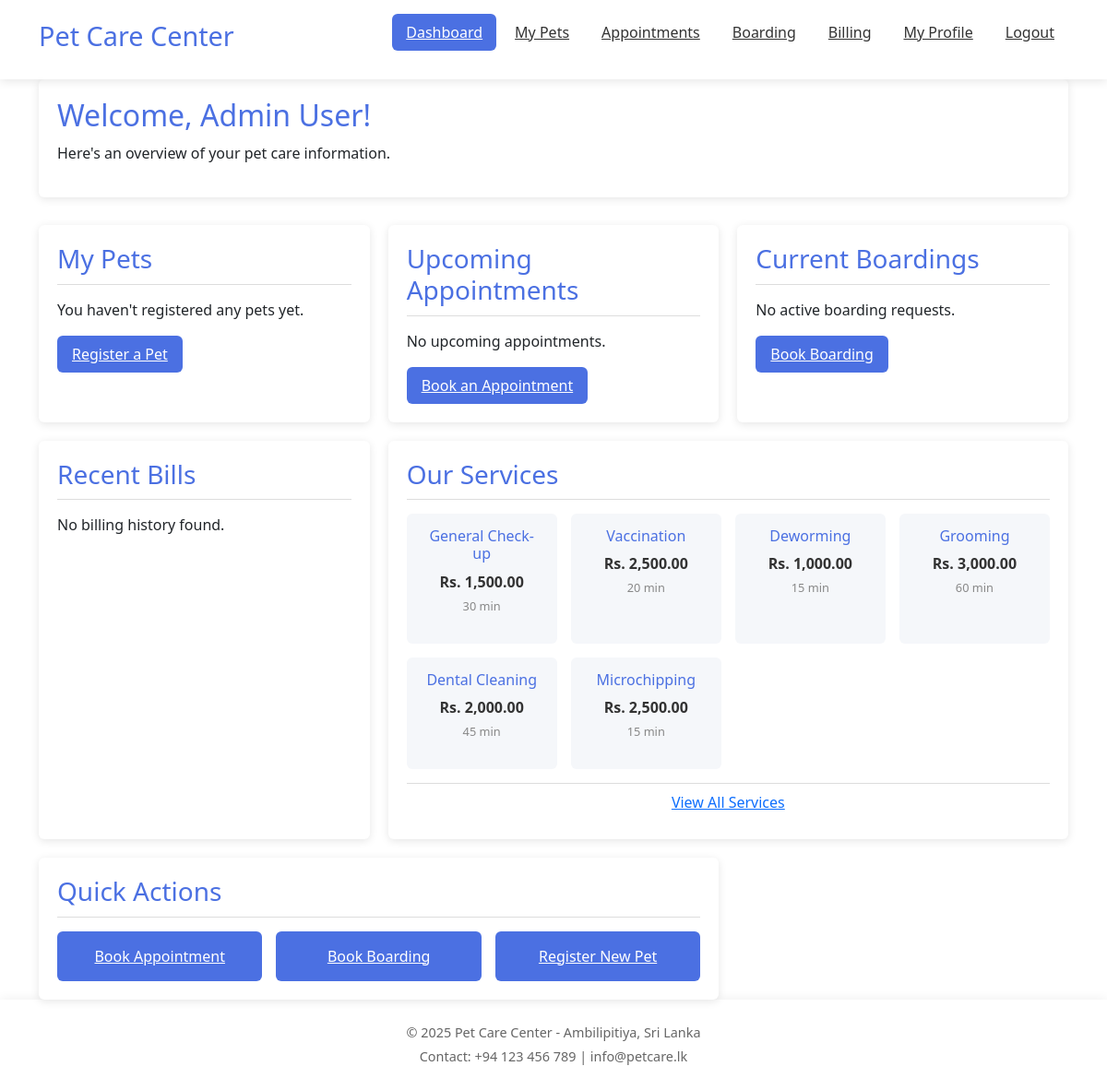
/index.php (signed in), run on the app's committed database.
### tables this page shows
CREATE TABLE users (
    user_id INT AUTO_INCREMENT PRIMARY KEY,
    username VARCHAR(50) NOT NULL UNIQUE,
    password VARCHAR(255) NOT NULL,
    email VARCHAR(100) NOT NULL UNIQUE,
    full_name VARCHAR(100) NOT NULL,
    phone VARCHAR(15),
    address TEXT,
    role ENUM('admin','customer') NOT NULL DEFAULT 'customer',
    created_at TIMESTAMP DEFAULT CURRENT_TIMESTAMP,
    updated_at TIMESTAMP DEFAULT CURRENT_TIMESTAMP ON UPDATE CURRENT_TIMESTAMP
);

CREATE TABLE services (
    service_id INT AUTO_INCREMENT PRIMARY KEY,
    service_name VARCHAR(100) NOT NULL,
    description TEXT,
    price DECIMAL(10,2) NOT NULL,
    duration INT,   
    status ENUM('active', 'inactive') DEFAULT 'active'
);

### index.php (the view, shortened to what this page needs)
<?php
require_once 'includes/db_connect.php';
$user_id = $_SESSION['user_id'];
$stmt = $conn->prepare("SELECT * FROM users WHERE user_id = ?");
$stmt->bind_param("i", $user_id);
$stmt->execute();
$user_result = $stmt->get_result();
$user = $user_result->fetch_assoc();
$pets = [];
$stmt = $conn->prepare("SELECT * FROM services WHERE status = 'active'");
$stmt->execute();
$services_result = $stmt->get_result();
$services = [];
while ($service = $services_result->fetch_assoc()) {
    $services[] = $service;
}
?>
<!DOCTYPE html>
<html lang="en">
<head>
    <link rel="stylesheet" href="css/styles.css">
    <link href="https://cdn.jsdelivr.net/npm/bootstrap@5.3.5/dist/css/bootstrap.min.css" rel="stylesheet">
</head>
<body>
    <header>
        <div class="container">
            <h1>Pet Care Center</h1>
            <nav>
                <ul>
                    <li><a href="index.php" class="active">Dashboard</a></li>
                    <li><a href="pets.php">My Pets</a></li>
                    <li><a href="appointments.php">Appointments</a></li>
                    <li><a href="boarding.php">Boarding</a></li>
                    <li><a href="bills.php">Billing</a></li>
                    <li><a href="profile.php">My Profile</a></li>
                    <li><a href="auth/logout.php">Logout</a></li>
                </ul>
            </nav>
        </div>
    </header>
    <main class="container">
        <section class="welcome-section">
            <h2>Welcome, <?php echo htmlspecialchars($user['full_name']); ?>!</h2>
            <p>Here's an overview of your pet care information.</p>
        </section>
        <div class="dashboard-grid">
            <section class="dashboard-card">
                <h3>My Pets</h3>
                <?php if(count($pets) > 0): ?>
                    <ul class="dashboard-list">
                        <?php foreach($pets as $pet): ?>
                            <li>
                                <strong><?php echo htmlspecialchars($pet['name']); ?></strong> -
                                <?php echo htmlspecialchars($pet['species_name']); ?>
                                (<?php echo htmlspecialchars($pet['breed_name'] ?? 'Unknown Breed'); ?>)
                            </li>
                        <?php endforeach; ?>
                    </ul>
                    <a href="pets.php" class="view-all-link">View All Pets</a>
                <?php else: ?>
                    <p>You haven't registered any pets yet.</p>
                    <a href="add_pet.php" class="btn-primary">Register a Pet</a>
                <?php endif; ?>
            </section>
            <section class="dashboard-card">
                <h3>Upcoming Appointments</h3>
                <?php if(isset($upcoming_appointments) && count($upcoming_appointments) > 0): ?>
                    <ul class="dashboard-list">
                        <?php foreach($upcoming_appointments as $appointment): ?>
                            <li>
                                <div class="appointment-date">
                                    <?php
                                        echo date('M d, Y', strtotime($appointment['appointment_date']));
                                        echo ' at ';
                                        echo date('h:i A', strtotime($appointment['appointment_time']));
                                    ?>
                                </div>
                                <div class="appointment-details">
                                    <strong><?php echo htmlspecialchars($appointment['pet_name']); ?></strong> -
                                    <?php echo htmlspecialchars($appointment['service_name']); ?>
                                    <span class="appointment-status <?php echo $appointment['status']; ?>">
                                        <?php echo ucfirst($appointment['status']); ?>
                                    </span>
                                </div>
                            </li>
                        <?php endforeach; ?>
                    </ul>
                    <a href="appointments.php" class="view-all-link">View All Appointments</a>
                <?php else: ?>
                    <p>No upcoming appointments.</p>
                    <a href="book_appointment.php" class="btn-primary">Book an Appointment</a>
                <?php endif; ?>
            </section>
            <section class="dashboard-card">
                <h3>Current Boardings</h3>
                <?php if(isset($active_boardings) && count($active_boardings) > 0): ?>
                    <ul class="dashboard-list">
                        <?php foreach($active_boardings as $boarding): ?>
                            <li>
                                <div class="boarding-date">
                                    <?php
                                        echo date('M d', strtotime($boarding['check_in_date']));
                                        echo ' - ';
                                        echo date('M d, Y', strtotime($boarding['check_out_date']));
                                    ?>
                                </div>
                                <div class="boarding-details">
                                    <strong><?php echo htmlspecialchars($boarding['pet_name']); ?></strong>
                                    <span class="boarding-status <?php echo $boarding['status']; ?>">
                                        <?php echo ucfirst($boarding['status']); ?>
                                    </span>
                                </div>
                            </li>
                        <?php endforeach; ?>
                    </ul>
                    <a href="boarding.php" class="view-all-link">View All Boardings</a>
                <?php else: ?>
                    <p>No active boarding requests.</p>
                    <a href="book_boarding.php" class="btn-primary">Book Boarding</a>
                <?php endif; ?>
            </section>
            <section class="dashboard-card">
                <h3>Recent Bills</h3>
                <?php if(isset($recent_bills) && count($recent_bills) > 0): ?>
                    <ul class="dashboard-list">
                        <?php foreach($recent_bills as $bill): ?>
                            <li>
                                <div class="bill-date">
                                    <?php echo date('M d, Y', strtotime($bill['bill_date'])); ?>
                                </div>
                                <div class="bill-details">
                                    <strong>Rs. <?php echo number_format($bill['total_amount'], 2); ?></strong>
                                    <span class="bill-status <?php echo $bill['payment_status']; ?>">
                                        <?php echo ucfirst($bill['payment_status']); ?>
                                    </span>
                                </div>
                            </li>
                        <?php endforeach; ?>
                    </ul>
                    <a href="bills.php" class="view-all-link">View All Bills</a>
                <?php else: ?>
                    <p>No billing history found.</p>
                <?php endif; ?>
            </section>
            <section class="dashboard-card services-card">
                <h3>Our Services</h3>
                <div class="services-grid">
                    <?php foreach($services as $index => $service): ?>
                        <?php if($index < 6): ?>
                            <div class="service-item">
                                <h4><?php echo htmlspecialchars($service['service_name']); ?></h4>
                                <p class="service-price">Rs. <?php echo number_format($service['price'], 2); ?></p>
                                <p class="service-duration"><?php echo $service['duration']; ?> min</p>
                            </div>
                        <?php endif; ?>
                    <?php endforeach; ?>
                </div>
                <a href="services.php" class="view-all-link">View All Services</a>
            </section>
            <section class="dashboard-card quick-actions">
                <h3>Quick Actions</h3>
                <div class="action-buttons">
                    <a href="book_appointment.php" class="btn-action">Book Appointment</a>
                    <a href="book_boarding.php" class="btn-action">Book Boarding</a>
                    <a href="add_pet.php" class="btn-action">Register New Pet</a>
                </div>
            </section>
        </div>
    </main>
    <footer>
        <div class="container">
            <p>&copy; <?php echo date('Y'); ?> Pet Care Center - Ambilipitiya, Sri Lanka</p>
            <p>Contact: +94 123 456 789 | info@petcare.lk</p>
        </div>
    </footer>
</body>
</html>

### css/styles.css (style rules this page uses)
* { margin: 0; padding: 0; box-sizing: border-box; }
:root { --primary-color: #4b70e2; --primary-dark: #3657b3; --secondary-color: #8cc63f; --secondary-dark: #6ea32d; --accent-color: #ff9a3c; --background-light: #f5f7fa; --text-dark: #333333; --text-light: #666666; --text-muted: #888888; --border-color: #dddddd; --danger-color: #e74c3c; --success-color: #2ecc71; --warning-color: #f39c12; --info-color: #3498db; --white: #ffffff; --shadow: 0 2px 10px rgba(0, 0, 0, 0.1); --border-radius: 6px; --transition: all 0.3s ease; }
body { font-family: 'Segoe UI', Tahoma, Geneva, Verdana, sans-serif; line-height: 1.6; color: var(--text-dark); background-color: var(--background-light); }
.container { width: 100%; max-width: 1200px; margin: 0 auto; padding: 0 20px; }
a { color: var(--primary-color); text-decoration: none; transition: var(--transition); }
header { background-color: var(--white); box-shadow: var(--shadow); padding: 15px 0; position: sticky; top: 0; z-index: 100; }
header .container { display: flex; justify-content: space-between; align-items: center; }
header h1 { color: var(--primary-color); font-size: 1.8rem; }
nav ul { display: flex; list-style: none; gap: 5px; }
nav li a { display: block; padding: 8px 15px; font-weight: 500; color: var(--text-dark); border-radius: var(--border-radius); }
nav li a.active { background-color: var(--primary-color); color: var(--white); }
main { padding: 30px 0; min-height: calc(100vh - 140px); }
.welcome-section { margin-bottom: 30px; padding: 20px; background-color: var(--white); border-radius: var(--border-radius); box-shadow: var(--shadow); }
.welcome-section h2 { color: var(--primary-color); margin-bottom: 10px; }
.dashboard-grid { display: grid; grid-template-columns: repeat(auto-fill, minmax(350px, 1fr)); gap: 20px; }
.dashboard-card { background-color: var(--white); border-radius: var(--border-radius); box-shadow: var(--shadow); padding: 20px; height: 100%; }
.dashboard-card h3 { color: var(--primary-color); margin-bottom: 15px; padding-bottom: 10px; border-bottom: 1px solid var(--border-color); }
.view-all-link { display: block; text-align: center; margin-top: 15px; padding: 8px 0; font-weight: 500; border-top: 1px solid var(--border-color); }
.services-card { grid-column: span 2; }
.services-grid { display: grid; grid-template-columns: repeat(auto-fill, minmax(150px, 1fr)); gap: 15px; margin-bottom: 15px; }
.service-item { background-color: var(--background-light); padding: 15px; border-radius: var(--border-radius); text-align: center; transition: var(--transition); }
.service-item h4 { color: var(--primary-color); margin-bottom: 8px; font-size: 1rem; }
.service-price { font-weight: bold; color: var(--text-dark); margin-bottom: 5px; }
.service-duration { font-size: 0.8rem; color: var(--text-muted); }
.quick-actions { grid-column: span 2; }
.action-buttons { display: grid; grid-template-columns: repeat(auto-fit, minmax(200px, 1fr)); gap: 15px; }
.btn-action { display: block; padding: 15px; text-align: center; background-color: var(--primary-color); color: var(--white); border-radius: var(--border-radius); font-weight: 500; transition: var(--transition); }
.btn-primary { display: inline-block; background-color: var(--primary-color); color: var(--white); padding: 8px 16px; border-radius: var(--border-radius); font-weight: 500; text-align: center; transition: var(--transition); border: none; cursor: pointer; }
footer { background-color: var(--white); padding: 20px 0; box-shadow: 0 -2px 10px rgba(0, 0, 0, 0.05); text-align: center; }
footer p { margin: 5px 0; color: var(--text-light); font-size: 0.9rem; }

### data on the page
users: full_name "Admin User"
services: service_name "General Check-up", price "1,500.00", duration "30"
services: service_name "Vaccination", price "2,500.00", duration "20"
services: service_name "Deworming", price "1,000.00", duration "15"
services: service_name "Grooming", price "3,000.00", duration "60"
services: service_name "Dental Cleaning", price "2,000.00", duration "45"
services: service_name "Microchipping", price "2,500.00", duration "15"
